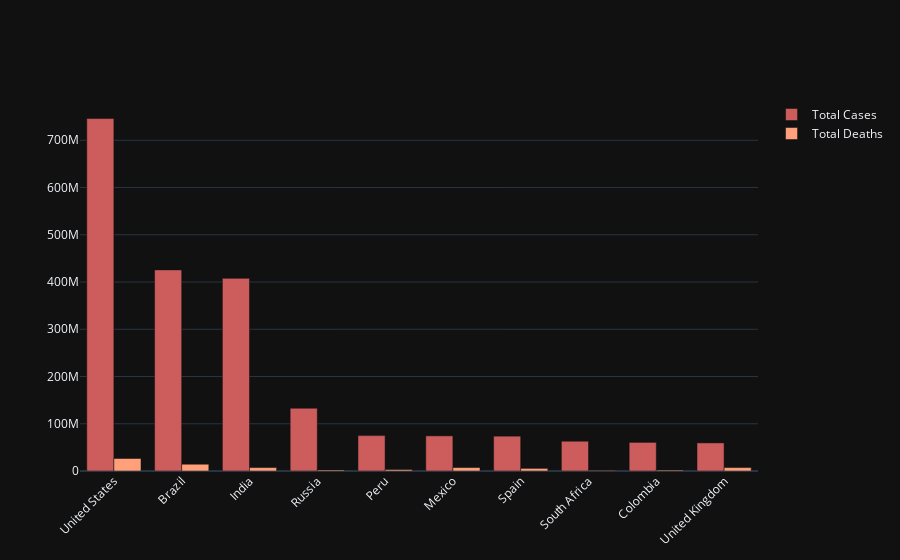

This figure's notebook cell:
### Code cell
fig = go.Figure()
fig.add_trace(go.Bar(
    x=data["Country"],
    y=data["Total Cases"],
    name='Total Cases',
    marker_color='indianred'
))
fig.add_trace(go.Bar(
    x=data["Country"],
    y=data["Total Deaths"],
    name='Total Deaths',
    marker_color='lightsalmon'
))
fig.update_layout(barmode='group', xaxis_tickangle=-45)
fig.show()

### Figure 1 — Plotly figure (JSON) as saved in the notebook; plotly's stock layout.template omitted (floating-point values rounded to 4 significant figures)
{"data": [{"marker": {"color": "indianred"}, "name": "Total Cases", "x": ["United States", "Brazil", "India", "Russia", "Peru", "Mexico", "Spain", "South Africa", "Colombia", "United Kingdom"], "y": [746000000.0, 425700000.0, 407800000.0, 132900000.0, 74880000.0, 74350000.0, 73720000.0, 63030000.0, 60540000.0, 59480000.0], "type": "bar"}, {"marker": {"color": "lightsalmon"}, "name": "Total Deaths", "x": ["United States", "Brazil", "India", "Russia", "Peru", "Mexico", "Spain", "South Africa", "Colombia", "United Kingdom"], "y": [26480000.0, 14340000.0, 7247000.0, 2132000.0, 3020000.0, 7296000.0, 5511000.0, 1358000.0, 1936000.0, 7250000.0], "type": "bar"}], "layout": {"xaxis": {"tickangle": -45}, "barmode": "group"}}
